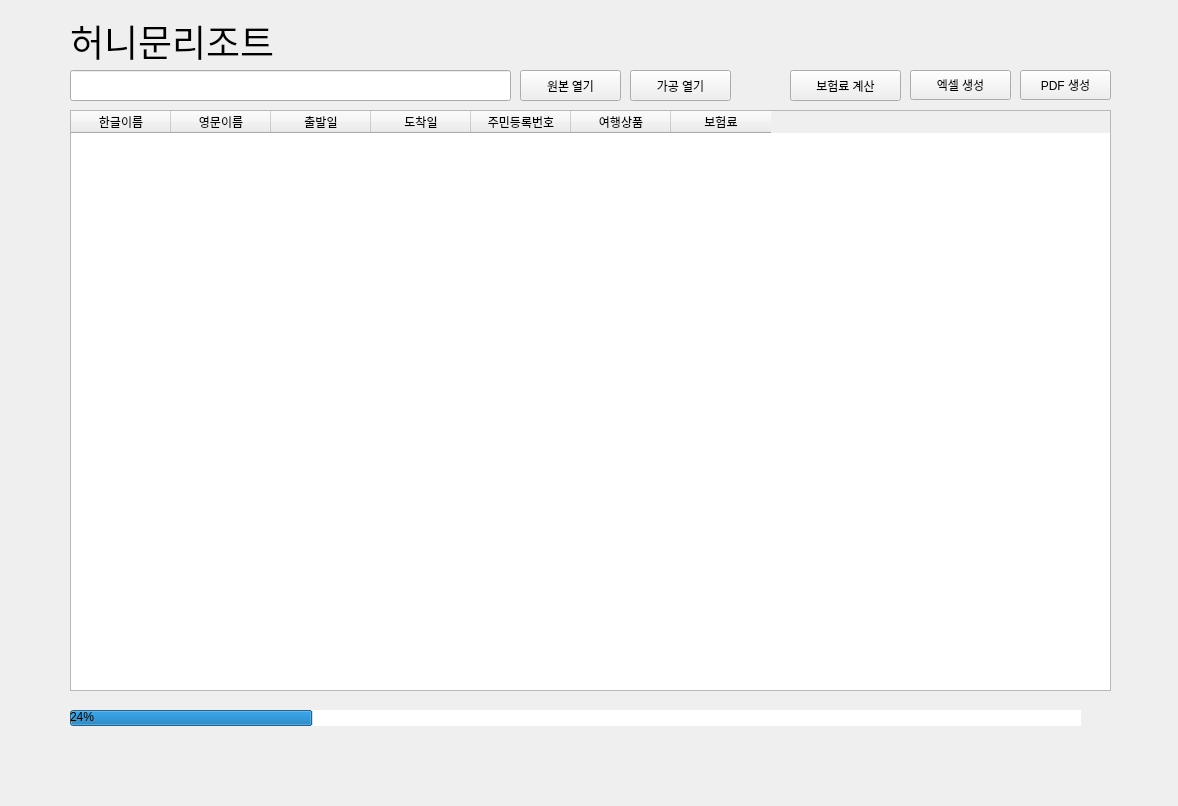
<?xml version="1.0" encoding="UTF-8"?>
<ui version="4.0">
 <class>MainWindow</class>
 <widget class="QMainWindow" name="MainWindow">
  <property name="geometry">
   <rect>
    <x>0</x>
    <y>0</y>
    <width>1178</width>
    <height>806</height>
   </rect>
  </property>
  <property name="windowTitle">
   <string>MainWindow</string>
  </property>
  <property name="styleSheet">
   <string notr="true">border-color: rgb(0, 85, 127);</string>
  </property>
  <widget class="QWidget" name="centralwidget">
   <widget class="QTableWidget" name="list_table">
    <property name="geometry">
     <rect>
      <x>70</x>
      <y>110</y>
      <width>1041</width>
      <height>581</height>
     </rect>
    </property>
    <column>
     <property name="text">
      <string>한글이름</string>
     </property>
    </column>
    <column>
     <property name="text">
      <string>영문이름</string>
     </property>
    </column>
    <column>
     <property name="text">
      <string>출발일</string>
     </property>
    </column>
    <column>
     <property name="text">
      <string>도착일</string>
     </property>
    </column>
    <column>
     <property name="text">
      <string>주민등록번호</string>
     </property>
    </column>
    <column>
     <property name="text">
      <string>여행상품</string>
     </property>
    </column>
    <column>
     <property name="text">
      <string>보험료</string>
     </property>
    </column>
   </widget>
   <widget class="QPushButton" name="open_btn">
    <property name="geometry">
     <rect>
      <x>520</x>
      <y>70</y>
      <width>101</width>
      <height>31</height>
     </rect>
    </property>
    <property name="font">
     <font>
      <family>나눔고딕</family>
     </font>
    </property>
    <property name="text">
     <string>원본 열기</string>
    </property>
   </widget>
   <widget class="QLineEdit" name="excel_edit">
    <property name="geometry">
     <rect>
      <x>70</x>
      <y>70</y>
      <width>441</width>
      <height>31</height>
     </rect>
    </property>
   </widget>
   <widget class="QProgressBar" name="progress_bar">
    <property name="geometry">
     <rect>
      <x>70</x>
      <y>710</y>
      <width>1011</width>
      <height>16</height>
     </rect>
    </property>
    <property name="value">
     <number>24</number>
    </property>
   </widget>
   <widget class="QPushButton" name="pdf_btn">
    <property name="geometry">
     <rect>
      <x>1020</x>
      <y>70</y>
      <width>91</width>
      <height>30</height>
     </rect>
    </property>
    <property name="text">
     <string>PDF 생성</string>
    </property>
   </widget>
   <widget class="QPushButton" name="split_excel_btn">
    <property name="geometry">
     <rect>
      <x>910</x>
      <y>70</y>
      <width>101</width>
      <height>30</height>
     </rect>
    </property>
    <property name="text">
     <string>엑셀 생성</string>
    </property>
   </widget>
   <widget class="QPushButton" name="open_tobe_btn">
    <property name="geometry">
     <rect>
      <x>630</x>
      <y>70</y>
      <width>101</width>
      <height>31</height>
     </rect>
    </property>
    <property name="text">
     <string>가공 열기</string>
    </property>
   </widget>
   <widget class="QPushButton" name="cal_price_btn">
    <property name="geometry">
     <rect>
      <x>790</x>
      <y>70</y>
      <width>111</width>
      <height>31</height>
     </rect>
    </property>
    <property name="text">
     <string>보험료 계산</string>
    </property>
   </widget>
   <widget class="QLabel" name="title">
    <property name="geometry">
     <rect>
      <x>70</x>
      <y>20</y>
      <width>301</width>
      <height>41</height>
     </rect>
    </property>
    <property name="font">
     <font>
      <pointsize>28</pointsize>
     </font>
    </property>
    <property name="text">
     <string>허니문리조트</string>
    </property>
   </widget>
  </widget>
  <widget class="QMenuBar" name="menubar">
   <property name="geometry">
    <rect>
     <x>0</x>
     <y>0</y>
     <width>1178</width>
     <height>22</height>
    </rect>
   </property>
  </widget>
  <widget class="QStatusBar" name="statusbar"/>
 </widget>
 <resources/>
 <connections/>
</ui>
